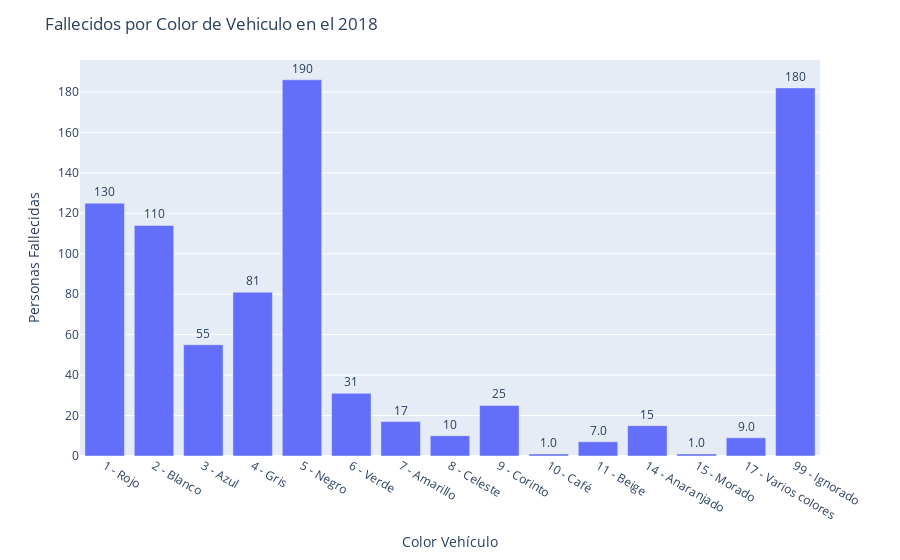

The notebook cell this image was saved under:
### Markdown cell above
### Revisando unicamente datos de fallecidos

### Code cell
fig = px.bar(dfallecidos_vehiculo, y='cantidad', x='color_vehiculo', text='cantidad')

fig.update_traces(texttemplate='%{text:.2s}', textposition='outside')

fig.update_layout(title='Fallecidos por Color de Vehiculo en el 2018',xaxis_title="Color Vehículo",
    yaxis_title="Personas Fallecidas",uniformtext_minsize=8, uniformtext_mode='hide')

fig.show()

### Figure 1 — Plotly figure (JSON) as saved in the notebook; plotly's stock layout.template omitted (floating-point values rounded to 4 significant figures)
{"data": [{"alignmentgroup": "True", "hoverlabel": {"namelength": 0}, "hovertemplate": "color_vehiculo=%{x}<br>cantidad=%{text}", "legendgroup": "", "marker": {"color": "#636efa"}, "name": "", "offsetgroup": "", "orientation": "v", "showlegend": false, "text": [125, 114, 55, 81, 186, 31, 17, 10, 25, 1, 7, 15, 1, 9, 182], "textposition": "outside", "texttemplate": "%{text:.2s}", "type": "bar", "x": ["1 - Rojo", "2 - Blanco", "3 - Azul", "4 - Gris", "5 - Negro", "6 - Verde", "7 - Amarillo", "8 - Celeste", "9 - Corinto", "10 - Café", "11 - Beige", "14 - Anaranjado", "15 - Morado", "17 - Varios colores", "99 - Ignorado"], "xaxis": "x", "y": [125, 114, 55, 81, 186, 31, 17, 10, 25, 1, 7, 15, 1, 9, 182], "yaxis": "y"}], "layout": {"barmode": "relative", "legend": {"tracegroupgap": 0}, "margin": {"t": 60}, "title": {"text": "Fallecidos por Color de Vehiculo en el 2018"}, "uniformtext": {"minsize": 8, "mode": "hide"}, "xaxis": {"anchor": "y", "domain": [0, 1], "title": {"text": "Color Vehículo"}}, "yaxis": {"anchor": "x", "domain": [0, 1], "title": {"text": "Personas Fallecidas"}}}}
